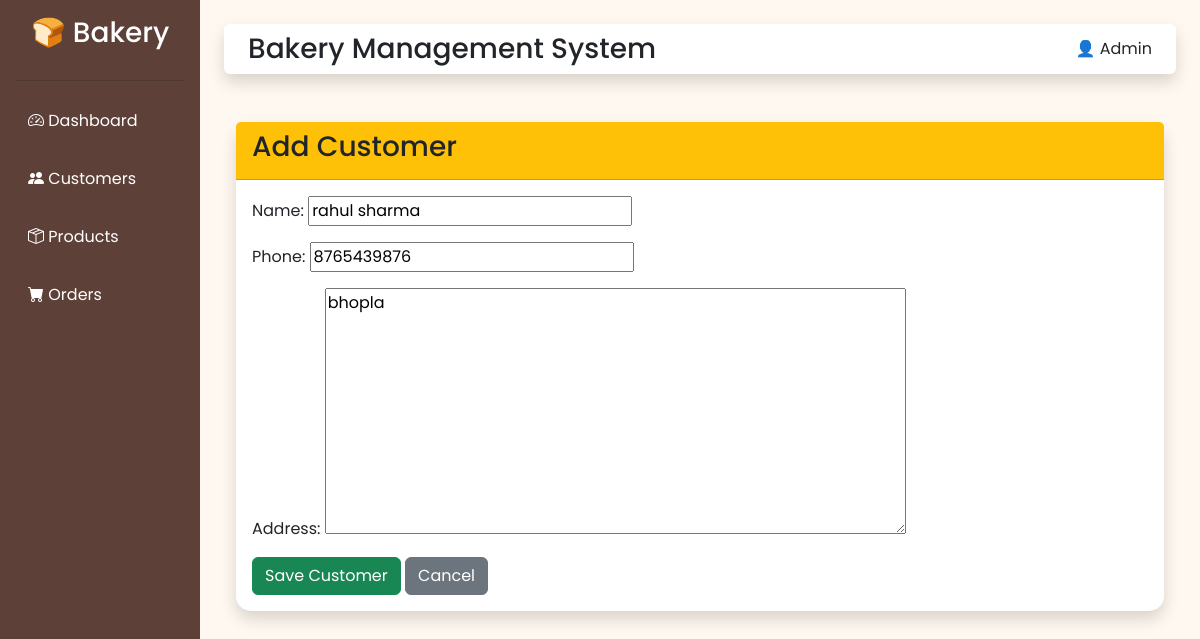
The page /customers/edit/5/ on the database its author committed.
### customers/models.py (models this page shows, shortened)
class Customer(models.Model):
    name = models.CharField(max_length=100)
    phone = models.CharField(max_length=10)
    address = models.TextField(blank=True)
    created_at = models.DateTimeField(auto_now_add=True)

### customers/views.py (the view)
# urls.py: path('edit/<int:id>/', views.edit_customer, name='edit_customer'),
def edit_customer(request, id):
    customer = get_object_or_404(Customer, id=id)
    if request.method == 'POST':
        form = CustomerForm(request.POST, instance=customer)
        if form.is_valid():
            form.save()
            return redirect('customer_list')
    else:
        form = CustomerForm(instance=customer)
    context = {
        'form': form,
    }
    return render(request, 'customers/customer_form.html', context)

### customers/forms.py
class CustomerForm(forms.ModelForm):
    class Meta:
        model = Customer
        fields = ['name', 'phone', 'address']

### templates/customers/customer_form.html (shortened to what this page needs)
{% extends 'base.html' %}
{% block content %}
<div class="container mt-5">
    <div class="card shadow">
        <div class="card-header bg-warning">
            <h3>Add Customer</h3>
        </div>
        <div class="card-body">
            <form method="POST">
                {{ form.as_p }}
                <button type="submit" class="btn btn-success">
                    Save Customer
                </button>
                <a href="{% url 'customer_list' %}" class="btn btn-secondary">
                    Cancel
                </a>
            </form>
        </div>
    </div>
</div>
{% endblock %}

### static/css/style.css (style rules this page uses)
body { font-family: 'Poppins', sans-serif; background-color: #FFF8F0; }
.card { border: none; border-radius: 15px; box-shadow: 0 4px 12px rgba(0, 0, 0, 0.1); transition: 0.3s; }

### rows shown on the page
Customer: name "rahul sharma", phone "8765439876", address "bhopla"
